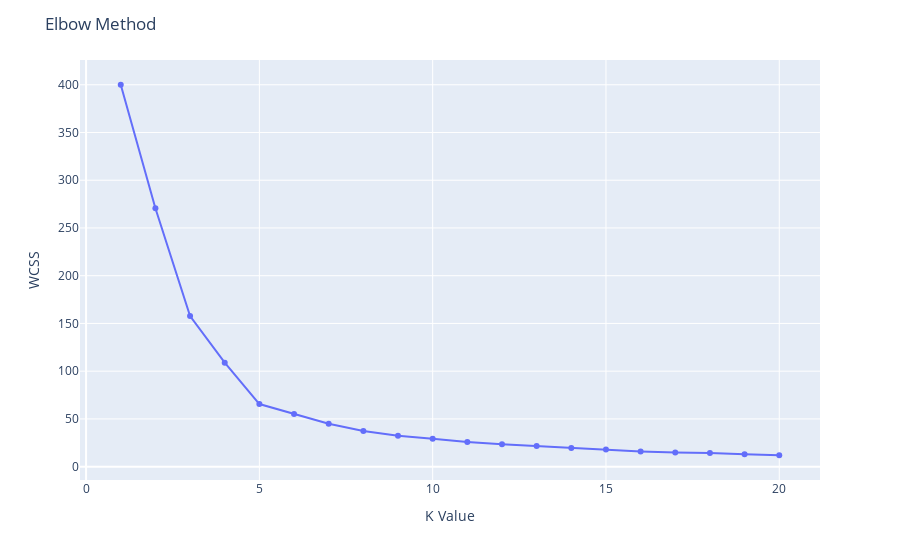

The code cell stored with this chart in its notebook:
### Code cell
fig = px.line(x=np.arange(1,21,1),y=wcss,markers=True)
fig.update_layout(
    title="Elbow Method",
    xaxis_title="K Value",
    yaxis_title="WCSS",
    legend_title="Legend Title",
)
fig.show()

### Figure 1 — Plotly figure (JSON) as saved in the notebook; plotly's stock layout.template omitted (floating-point values rounded to 4 significant figures)
{"data": [{"hovertemplate": "x=%{x}<br>y=%{y}<extra></extra>", "legendgroup": "", "line": {"color": "#636efa", "dash": "solid"}, "marker": {"symbol": "circle"}, "mode": "markers+lines", "name": "", "orientation": "v", "showlegend": false, "type": "scatter", "x": [1, 2, 3, 4, 5, 6, 7, 8, 9, 10, 11, 12, 13, 14, 15, 16, 17, 18, 19, 20], "xaxis": "x", "y": [400.0, 270.7, 157.7, 108.9, 65.57, 55.1, 44.91, 37.25, 32.42, 29.19, 25.88, 23.38, 21.53, 19.45, 18.08, 15.95, 14.72, 14.28, 13.01, 11.94], "yaxis": "y"}], "layout": {"legend": {"title": {"text": "Legend Title"}, "tracegroupgap": 0}, "margin": {"t": 60}, "title": {"text": "Elbow Method"}, "xaxis": {"anchor": "y", "domain": [0, 1], "title": {"text": "K Value"}}, "yaxis": {"anchor": "x", "domain": [0, 1], "title": {"text": "WCSS"}}}}
